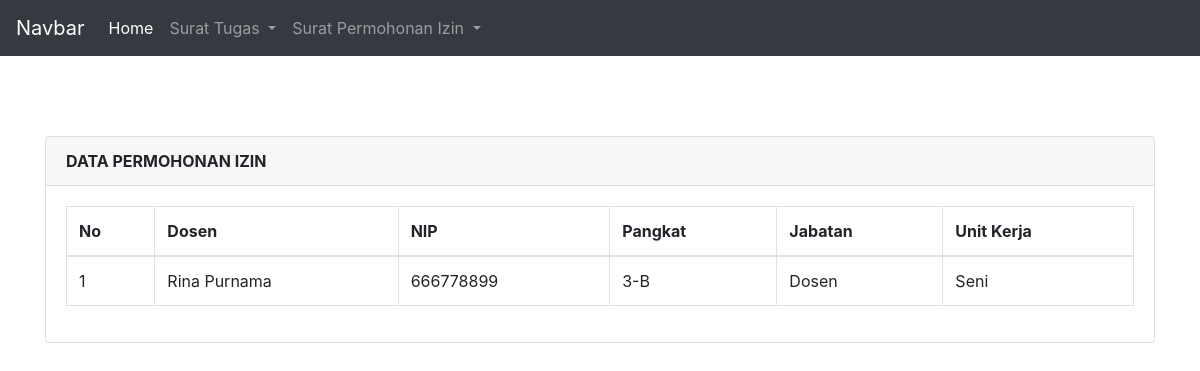
/3-B.php, run on the app's committed database.
### tables this page shows
CREATE TABLE `permohonan_izin` (
  `izin_id` int(11) NOT NULL,
  `nama_dsn` varchar(255) NOT NULL,
  `nip` varchar(20) NOT NULL,
  `pangkat_jabatan` varchar(50) NOT NULL,
  `jabatan` varchar(50) NOT NULL,
  `unit_kerja` varchar(255) NOT NULL,
  `dosen_id` int(11) NOT NULL
);

### connection.php (called while the page is built, shortened)
<?php
class Conn
{
    private $db = "tugas2_pweb2";
    private $username = "root";
    private $pass = "";
    private $host = "localhost";
    public function __construct()
    {
        $this->conn = mysqli_connect($this->host, $this->username, $this->pass, $this->db);
    }
}

### 3-B.php (the view, shortened to what this page needs)
<?php
include('connection.php');
class Tampil3B extends Tampilizin{
    public function tampilData()
    {
        $data = mysqli_query($this->conn, "select * from permohonan_izin
        where(pangkat_jabatan = '3-B')");
		  $hasil = [];
        if($data){
            while ($row = mysqli_fetch_array($data)) {
                $hasil[] = $row; }
            }
        return $hasil;
    }
}
$K3B = new Tampil3B();
$data = $K3B->tampilData();
include 'navbar.php';
?>
<!DOCTYPE html>
<html>
<head>
   <link rel="stylesheet" href="https://stackpath.bootstrapcdn.com/bootstrap/4.4.1/css/bootstrap.min.css">
   <link rel="stylesheet" href="//cdn.datatables.net/1.10.20/css/jquery.dataTables.min.css">
</head>
<body>
   <div class="container" style="margin-top: 80px">
      <div class="row">
         <div class="col-md-12">
            <div class="card">
               <div class="card-header">
                  <b>DATA PERMOHONAN IZIN</b>
               </div>
               <div class="card-body">
                  <table class="table table-bordered" id="myTable">
                     <thead>
                        <tr>
                           <th>No</th>
                           <th>Dosen</th>
                           <th>NIP</th>
                           <th>Pangkat</th>
                           <th>Jabatan</th>
                           <th>Unit Kerja</th>
                        </tr>
                     </thead>
                     <tbody>
                        <?php
$no = 1;
foreach ($data as $row) {
?>
                        <tr>
                           <td><?php echo $no++; ?></td>
                           <td><?php echo $row['nama_dsn']; ?></td>
                           <td><?php echo $row['nip']; ?></td>
                           <td><?php echo $row['pangkat_jabatan']; ?></td>
                           <td><?php echo $row['jabatan']; ?></td>
                           <td><?php echo $row['unit_kerja']; ?></td>
                        </tr>
                        <?php
}
?>
                     </tbody>
                  </table>
               </div>
            </div>
         </div>
      </div>
</body>
</html>

### data on the page
permohonan_izin: nama_dsn "Rina Purnama", nip "666778899", pangkat_jabatan "3-B", jabatan "Dosen", unit_kerja "Seni"
